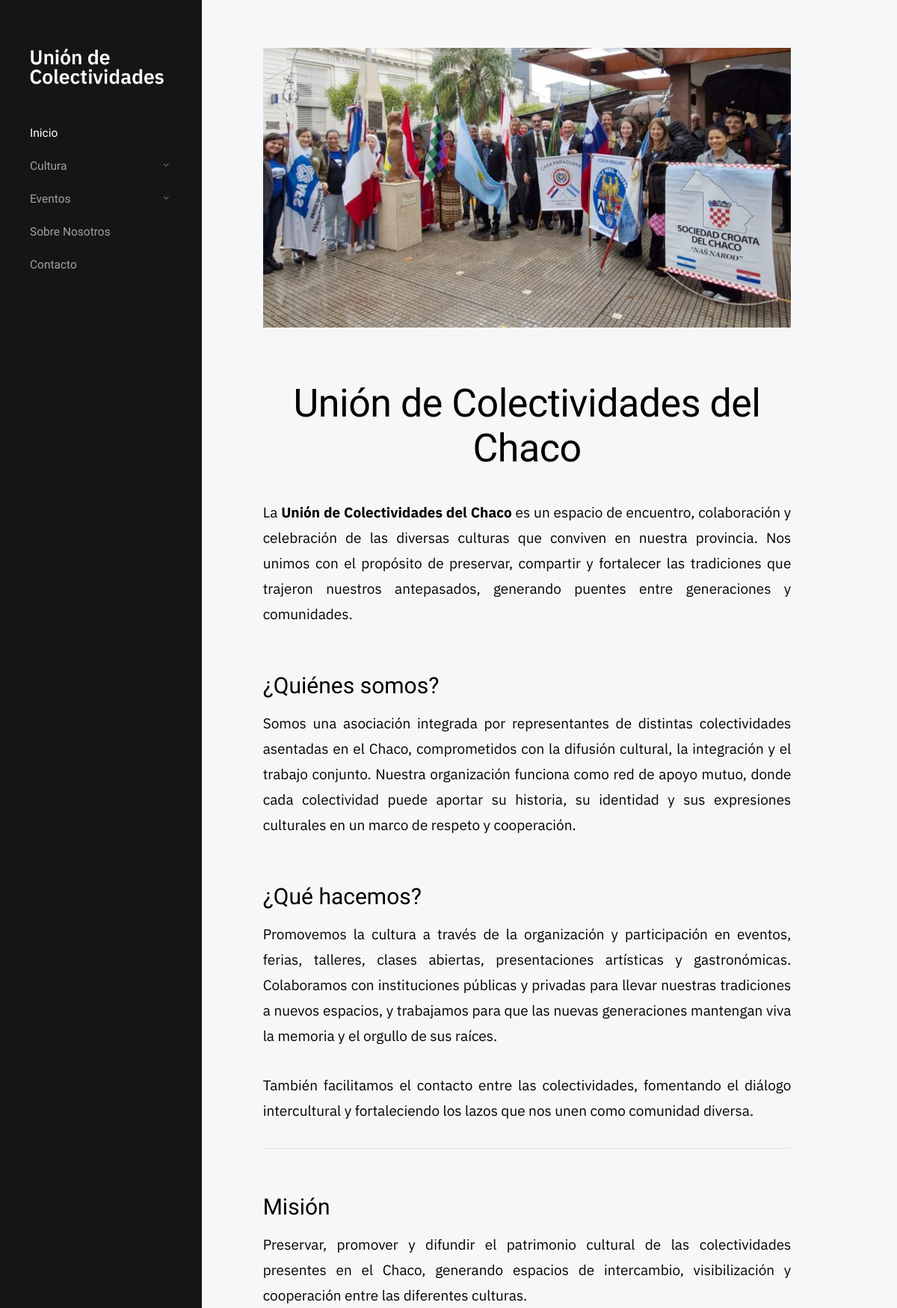
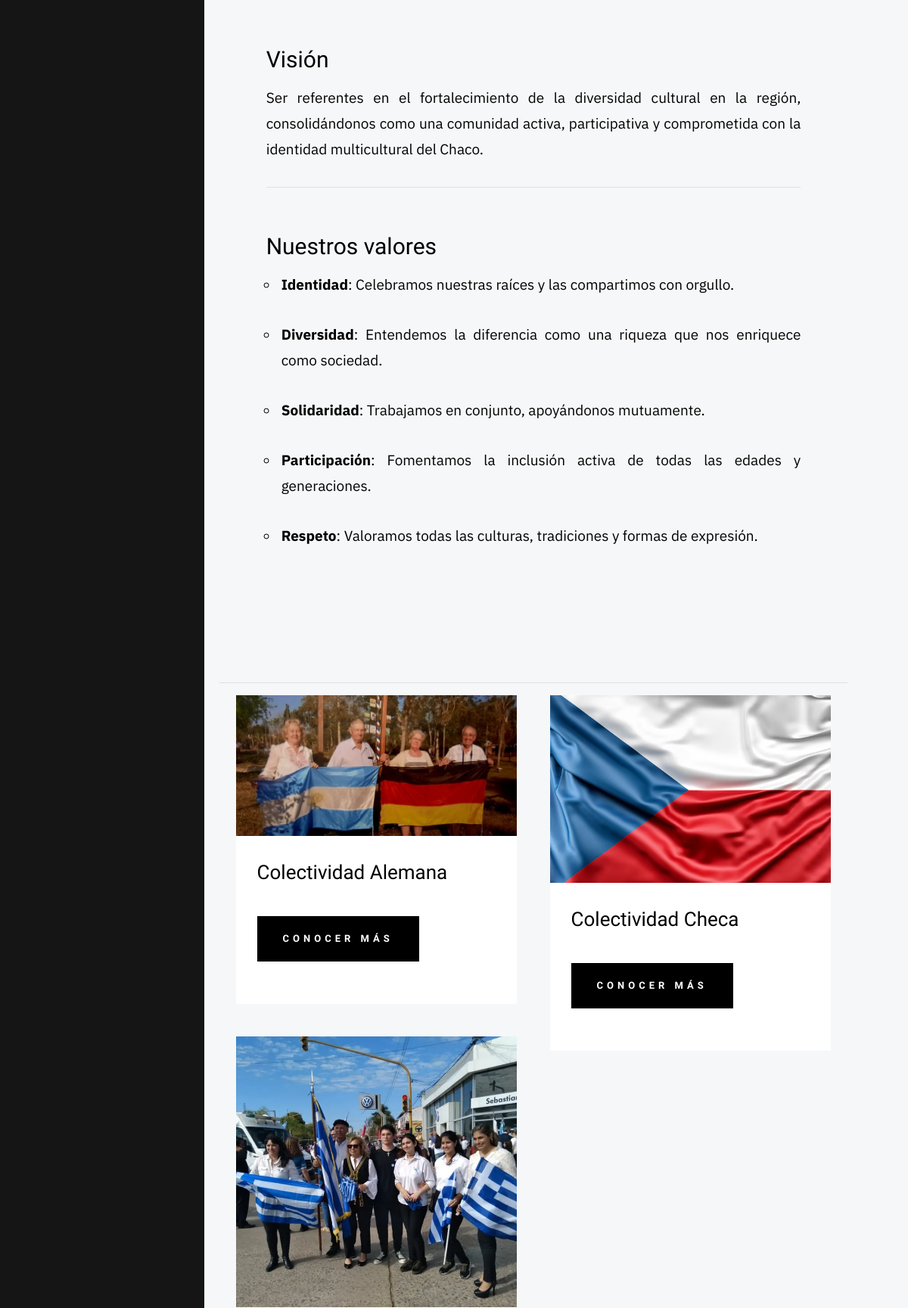
Screenshot of /nosotros/ (upper part) with the database file from the repository (2 pictures, top to bottom).
### apps/nosotros/models.py (models this page shows, shortened)
class Nosotros(models.Model):
    creado = models.DateTimeField(auto_now_add=True)
    modificado = models.DateTimeField(auto_now=True)
    titulo = models.CharField(max_length=40)
    slug = models.SlugField(max_length=50, unique=True, blank=True, help_text="se genera automáticamente.")
    contenido = RichTextUploadingField()
    imagen = models.ImageField(upload_to= 'nosotros/', null=False, blank=False,default='articulos/default_img_articulo.jpg')
    class Meta:
        ordering = ['creado'] #mas viejo primero

### apps/nosotros/views.py (the view)
# urls.py: path('', views.lista_nosotros, name = 'path_nosotros_main'),
def lista_nosotros(request):
    todos_los_nosotros = Nosotros.objects.all().order_by('creado')
    about_principal = todos_los_nosotros.first() #tengo que crear primero el principal we
    colectividades = todos_los_nosotros.exclude(pk=about_principal.pk)
    contexto = {
        'about_principal': about_principal,
        'colectividades': colectividades,
    }
    return render(request, 'nosotros/nosotros_main.html', contexto)

### apps/articulos/context_processors.py (called while the page is built)
def categorias(request):
    return {
        'categorias': Categoria.objects.all().order_by('nombre'),
        'categorias_cultura': Categoria.objects.filter(tipos__nombre='Cultura').order_by('nombre'),
        'categorias_eventos': Categoria.objects.filter(tipos__nombre='Agenda').order_by('nombre'),
        'categorias_galeria': Categoria.objects.filter(tipos__nombre='Galeria').order_by('nombre'),
        'categorias_colectividades': Categoria.objects.filter(tipos__nombre='Colectividad').order_by('nombre'),
    }

### templates/nosotros/nosotros_main.html (shortened to what this page needs)
{% extends 'base.html' %}
{% load static %}
{% block content %}
    <div class="s-content content">
        <main class="row content__page">
            {% if about_principal %}
                <article class="column large-full entry format-standard">
                    <div class="media-wrap entry__media">
                        <div class="entry__post-thumb">
                            <img src="{{ about_principal.imagen.url }}" alt="{{ about_principal.titulo }}">
                        </div>
                    </div>
                    <div class="content__page-header entry__header">
                        <h1 class="display-1 entry__title">
                            {{ about_principal.titulo }}
                        </h1>
                    </div>
                    <div class="entry__content">
                        <p class="lead drop-cap">
                            {{ about_principal.contenido|safe }}
                        </p>
                    </div>
                </article>
            {% endif %}
        </main>
            <hr>
            <div class="masonry-wrap">
                <div class="masonry">
                    {% for nosotros in colectividades %}
                    <article class="masonry__brick entry format-standard animate-this">
                        <div class="entry__thumb">
                            <a href="{% url 'nosotros:path_detalle_nosotros' nosotros_slug=nosotros.slug %}" class="entry__thumb-link">
                                <img src="{{ nosotros.imagen.url }}"  alt="{{ nosotros.titulo }}">
                            </a>
                        </div>
                        <div class="entry__text">
                            <div class="entry__header">
                                <h2 class="entry__title"><a href="{% url 'nosotros:path_detalle_nosotros' nosotros_slug=nosotros.slug %}">{{ nosotros.titulo }}</a></h2>
                            </div>
                            <br>
                            <div class="entry__excerpt">
                                <a href="{% url 'nosotros:path_detalle_nosotros' nosotros_slug=nosotros.slug %}" class="btn btn--primary u-fullwidth">Conocer más</a>
                            </div>
                        </div>
                    </article>
                {% empty %}
                    <p>No hay colectividades disponibles.</p>
                {% endfor %}
                </div>
            </div>
{% endblock content %}

### static/css/base.css (style rules this page uses)
html { line-height: 1.15; -webkit-text-size-adjust: 100%; }
body { margin: 0; }
main { display: block; }
h1 { font-size: 2em; margin: 0.67em 0; }
hr { box-sizing: content-box; height: 0; overflow: visible; }
a { background-color: transparent; }
b, strong { font-weight: bolder; }
img { border-style: none; }
html { font-size: 62.5%; box-sizing: border-box; }
*, *::before, *::after { box-sizing: inherit; }
body { font-weight: normal; line-height: 1; word-wrap: break-word; -moz-font-smoothing: grayscale; -moz-osx-font-smoothing: grayscale; -webkit-font-smoothing: antialiased; -webkit-overflow-scrolling: touch; -webkit-text-size-adjust: none; }
svg, img, video embed, iframe, object { max-width: 100%; height: auto; }
div, dl, dt, dd, ul, ol, li, h1, h2, h3, h4, h5, h6, pre, form, p, blockquote, th, td { margin: 0; padding: 0; }
p { font-size: inherit; text-rendering: optimizeLegibility; }
strong, b { font-weight: bold; line-height: inherit; }
ol, ul { list-style: none; }
li { display: block; }
a { text-decoration: none; line-height: inherit; }
a img { border: none; }
.row { width: 89%; max-width: 1200px; margin: 0 auto; display: -ms-flexbox; display: -webkit-flex; display: flex; -webkit-flex-flow: row wrap; -ms-flex-flow: row wrap; flex-flow: row wrap; }
.column { -webkit-flex: 1 1 0%; -ms-flex: 1 1 0%; flex: 1 1 0%; padding: 0 20px; }
.large-12, .large-full { -webkit-flex: 0 0 100%; -ms-flex: 0 0 100%; flex: 0 0 100%; max-width: 100%; }
@media screen and (max-width:1200px) { .column { padding: 0 16px; } }

### rows the page displays
Nosotros: imagen (picture), titulo "Unión de Colectividades del Chaco", contenido "La Unión de Colectividades del Chaco es un espacio de encuentro, colaboración y celebración de las diversas culturas que conviven en nuestra provincia. Nos unimos con el propósito de preservar, compartir y fortalecer las tradiciones que trajeron nuestros antepasados, generando puentes entre generaciones y comunidades. ¿Quiénes somos? Somos una asociación integrada por representantes de distintas colectividades asentadas en el Chaco, comprometidos con la difusión cultural, la integración y el trabajo conjunto. Nuestra organización funciona como red de apoyo mutuo, donde cada colectividad puede aportar su historia, su identidad y sus expresiones culturales en un marco de respeto y…"
Nosotros: imagen (picture), titulo "Colectividad Alemana"
Nosotros: imagen (picture), titulo "Colectividad Checa"
Nosotros: imagen (picture)
